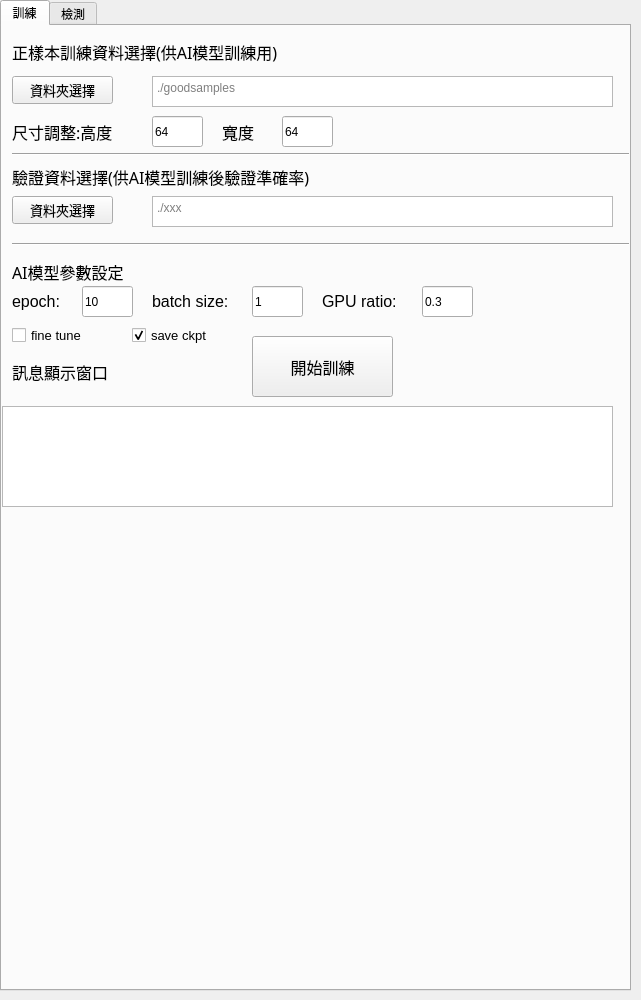
<?xml version="1.0" encoding="UTF-8"?>
<ui version="4.0">
 <class>Form</class>
 <widget class="QWidget" name="Form">
  <property name="geometry">
   <rect>
    <x>0</x>
    <y>0</y>
    <width>641</width>
    <height>1000</height>
   </rect>
  </property>
  <property name="windowTitle">
   <string>Form</string>
  </property>
  <widget class="QTabWidget" name="tabWidget">
   <property name="geometry">
    <rect>
     <x>0</x>
     <y>0</y>
     <width>631</width>
     <height>991</height>
    </rect>
   </property>
   <property name="currentIndex">
    <number>0</number>
   </property>
   <widget class="QWidget" name="tab">
    <attribute name="title">
     <string>訓練</string>
    </attribute>
    <widget class="QTextEdit" name="consoleEdit">
     <property name="geometry">
      <rect>
       <x>0</x>
       <y>380</y>
       <width>611</width>
       <height>101</height>
      </rect>
     </property>
    </widget>
    <widget class="QLabel" name="label">
     <property name="geometry">
      <rect>
       <x>10</x>
       <y>330</y>
       <width>151</width>
       <height>31</height>
      </rect>
     </property>
     <property name="font">
      <font>
       <family>微軟正黑體</family>
       <pointsize>12</pointsize>
       <weight>50</weight>
       <italic>false</italic>
       <bold>false</bold>
      </font>
     </property>
     <property name="styleSheet">
      <string notr="true"/>
     </property>
     <property name="text">
      <string>訊息顯示窗口</string>
     </property>
     <property name="textFormat">
      <enum>Qt::AutoText</enum>
     </property>
     <property name="scaledContents">
      <bool>false</bool>
     </property>
    </widget>
    <widget class="QPushButton" name="btn_test_dir">
     <property name="geometry">
      <rect>
       <x>10</x>
       <y>170</y>
       <width>101</width>
       <height>28</height>
      </rect>
     </property>
     <property name="font">
      <font>
       <family>微軟正黑體</family>
       <pointsize>10</pointsize>
      </font>
     </property>
     <property name="text">
      <string>資料夾選擇</string>
     </property>
    </widget>
    <widget class="QLineEdit" name="heightEdit">
     <property name="geometry">
      <rect>
       <x>150</x>
       <y>90</y>
       <width>51</width>
       <height>31</height>
      </rect>
     </property>
     <property name="text">
      <string>64</string>
     </property>
    </widget>
    <widget class="QTextEdit" name="train_dir_display">
     <property name="geometry">
      <rect>
       <x>150</x>
       <y>50</y>
       <width>461</width>
       <height>31</height>
      </rect>
     </property>
     <property name="placeholderText">
      <string>./goodsamples</string>
     </property>
    </widget>
    <widget class="QLabel" name="label_3">
     <property name="geometry">
      <rect>
       <x>10</x>
       <y>90</y>
       <width>131</width>
       <height>31</height>
      </rect>
     </property>
     <property name="font">
      <font>
       <family>微軟正黑體</family>
       <pointsize>12</pointsize>
      </font>
     </property>
     <property name="text">
      <string>尺寸調整:高度</string>
     </property>
    </widget>
    <widget class="QLabel" name="label_4">
     <property name="geometry">
      <rect>
       <x>220</x>
       <y>90</y>
       <width>131</width>
       <height>31</height>
      </rect>
     </property>
     <property name="font">
      <font>
       <family>微軟正黑體</family>
       <pointsize>12</pointsize>
      </font>
     </property>
     <property name="text">
      <string>寬度</string>
     </property>
    </widget>
    <widget class="QLineEdit" name="widthEdit">
     <property name="geometry">
      <rect>
       <x>280</x>
       <y>90</y>
       <width>51</width>
       <height>31</height>
      </rect>
     </property>
     <property name="text">
      <string>64</string>
     </property>
    </widget>
    <widget class="QPushButton" name="btn_train_dir">
     <property name="geometry">
      <rect>
       <x>10</x>
       <y>50</y>
       <width>101</width>
       <height>28</height>
      </rect>
     </property>
     <property name="font">
      <font>
       <family>微軟正黑體</family>
       <pointsize>10</pointsize>
      </font>
     </property>
     <property name="text">
      <string>資料夾選擇</string>
     </property>
    </widget>
    <widget class="QLabel" name="label_11">
     <property name="geometry">
      <rect>
       <x>10</x>
       <y>15</y>
       <width>441</width>
       <height>21</height>
      </rect>
     </property>
     <property name="font">
      <font>
       <family>微軟正黑體</family>
       <pointsize>12</pointsize>
      </font>
     </property>
     <property name="text">
      <string>正樣本訓練資料選擇(供AI模型訓練用)</string>
     </property>
    </widget>
    <widget class="QTextEdit" name="test_dir_display_2">
     <property name="geometry">
      <rect>
       <x>150</x>
       <y>170</y>
       <width>461</width>
       <height>31</height>
      </rect>
     </property>
     <property name="html">
      <string>&lt;!DOCTYPE HTML PUBLIC &quot;-//W3C//DTD HTML 4.0//EN&quot; &quot;http://www.w3.org/TR/REC-html40/strict.dtd&quot;&gt;
&lt;html&gt;&lt;head&gt;&lt;meta name=&quot;qrichtext&quot; content=&quot;1&quot; /&gt;&lt;style type=&quot;text/css&quot;&gt;
p, li { white-space: pre-wrap; }
&lt;/style&gt;&lt;/head&gt;&lt;body style=&quot; font-family:'PMingLiU'; font-size:9pt; font-weight:400; font-style:normal;&quot;&gt;
&lt;p style=&quot;-qt-paragraph-type:empty; margin-top:0px; margin-bottom:0px; margin-left:0px; margin-right:0px; -qt-block-indent:0; text-indent:0px;&quot;&gt;&lt;br /&gt;&lt;/p&gt;&lt;/body&gt;&lt;/html&gt;</string>
     </property>
     <property name="placeholderText">
      <string>./xxx</string>
     </property>
    </widget>
    <widget class="Line" name="line">
     <property name="geometry">
      <rect>
       <x>10</x>
       <y>210</y>
       <width>771</width>
       <height>16</height>
      </rect>
     </property>
     <property name="orientation">
      <enum>Qt::Horizontal</enum>
     </property>
    </widget>
    <widget class="QLabel" name="label_13">
     <property name="geometry">
      <rect>
       <x>10</x>
       <y>230</y>
       <width>201</width>
       <height>31</height>
      </rect>
     </property>
     <property name="font">
      <font>
       <family>微軟正黑體</family>
       <pointsize>12</pointsize>
      </font>
     </property>
     <property name="text">
      <string>AI模型參數設定</string>
     </property>
    </widget>
    <widget class="QLabel" name="label_14">
     <property name="geometry">
      <rect>
       <x>10</x>
       <y>260</y>
       <width>71</width>
       <height>31</height>
      </rect>
     </property>
     <property name="font">
      <font>
       <family>Arial</family>
       <pointsize>12</pointsize>
      </font>
     </property>
     <property name="text">
      <string>epoch:</string>
     </property>
    </widget>
    <widget class="QLineEdit" name="epochEdit">
     <property name="geometry">
      <rect>
       <x>80</x>
       <y>260</y>
       <width>51</width>
       <height>31</height>
      </rect>
     </property>
     <property name="text">
      <string>10</string>
     </property>
    </widget>
    <widget class="QLabel" name="label_15">
     <property name="geometry">
      <rect>
       <x>150</x>
       <y>260</y>
       <width>101</width>
       <height>31</height>
      </rect>
     </property>
     <property name="font">
      <font>
       <family>Arial</family>
       <pointsize>12</pointsize>
      </font>
     </property>
     <property name="text">
      <string>batch size:</string>
     </property>
    </widget>
    <widget class="QLineEdit" name="batchEdit">
     <property name="geometry">
      <rect>
       <x>250</x>
       <y>260</y>
       <width>51</width>
       <height>31</height>
      </rect>
     </property>
     <property name="text">
      <string>1</string>
     </property>
    </widget>
    <widget class="QLabel" name="label_16">
     <property name="geometry">
      <rect>
       <x>320</x>
       <y>260</y>
       <width>101</width>
       <height>31</height>
      </rect>
     </property>
     <property name="font">
      <font>
       <family>Arial</family>
       <pointsize>12</pointsize>
      </font>
     </property>
     <property name="text">
      <string>GPU ratio:</string>
     </property>
    </widget>
    <widget class="QLineEdit" name="gpuratioEdit">
     <property name="geometry">
      <rect>
       <x>420</x>
       <y>260</y>
       <width>51</width>
       <height>31</height>
      </rect>
     </property>
     <property name="text">
      <string>0.3</string>
     </property>
    </widget>
    <widget class="QCheckBox" name="chkB_finetune">
     <property name="geometry">
      <rect>
       <x>10</x>
       <y>300</y>
       <width>85</width>
       <height>19</height>
      </rect>
     </property>
     <property name="font">
      <font>
       <family>Arial</family>
       <pointsize>10</pointsize>
      </font>
     </property>
     <property name="text">
      <string>fine tune</string>
     </property>
    </widget>
    <widget class="QCheckBox" name="chkB_save_ckpt">
     <property name="geometry">
      <rect>
       <x>130</x>
       <y>300</y>
       <width>121</width>
       <height>19</height>
      </rect>
     </property>
     <property name="font">
      <font>
       <family>Arial</family>
       <pointsize>10</pointsize>
      </font>
     </property>
     <property name="text">
      <string>save ckpt</string>
     </property>
     <property name="checked">
      <bool>true</bool>
     </property>
    </widget>
    <widget class="QPushButton" name="btn_data_process">
     <property name="geometry">
      <rect>
       <x>250</x>
       <y>310</y>
       <width>141</width>
       <height>61</height>
      </rect>
     </property>
     <property name="font">
      <font>
       <family>微軟正黑體</family>
       <pointsize>12</pointsize>
      </font>
     </property>
     <property name="text">
      <string>開始訓練</string>
     </property>
    </widget>
    <widget class="Line" name="line_2">
     <property name="geometry">
      <rect>
       <x>10</x>
       <y>120</y>
       <width>771</width>
       <height>16</height>
      </rect>
     </property>
     <property name="orientation">
      <enum>Qt::Horizontal</enum>
     </property>
    </widget>
    <widget class="QLabel" name="label_12">
     <property name="geometry">
      <rect>
       <x>10</x>
       <y>140</y>
       <width>431</width>
       <height>21</height>
      </rect>
     </property>
     <property name="font">
      <font>
       <family>微軟正黑體</family>
       <pointsize>12</pointsize>
      </font>
     </property>
     <property name="text">
      <string>驗證資料選擇(供AI模型訓練後驗證準確率)</string>
     </property>
    </widget>
   </widget>
   <widget class="QWidget" name="tab_2">
    <attribute name="title">
     <string>檢測</string>
    </attribute>
    <widget class="QLabel" name="label_17">
     <property name="geometry">
      <rect>
       <x>10</x>
       <y>20</y>
       <width>441</width>
       <height>21</height>
      </rect>
     </property>
     <property name="font">
      <font>
       <family>微軟正黑體</family>
       <pointsize>12</pointsize>
      </font>
     </property>
     <property name="text">
      <string>檢測圖片來源</string>
     </property>
    </widget>
    <widget class="QPushButton" name="btn_exam_dir">
     <property name="geometry">
      <rect>
       <x>10</x>
       <y>60</y>
       <width>101</width>
       <height>28</height>
      </rect>
     </property>
     <property name="font">
      <font>
       <family>微軟正黑體</family>
       <pointsize>10</pointsize>
      </font>
     </property>
     <property name="text">
      <string>資料夾選擇</string>
     </property>
    </widget>
    <widget class="QTextEdit" name="exam_dir_display">
     <property name="geometry">
      <rect>
       <x>150</x>
       <y>60</y>
       <width>461</width>
       <height>31</height>
      </rect>
     </property>
     <property name="placeholderText">
      <string/>
     </property>
    </widget>
    <widget class="QGraphicsView" name="graphV_normal">
     <property name="geometry">
      <rect>
       <x>10</x>
       <y>140</y>
       <width>601</width>
       <height>401</height>
      </rect>
     </property>
    </widget>
    <widget class="QPushButton" name="btn_prev">
     <property name="geometry">
      <rect>
       <x>10</x>
       <y>550</y>
       <width>93</width>
       <height>28</height>
      </rect>
     </property>
     <property name="text">
      <string>上一張</string>
     </property>
    </widget>
    <widget class="QPushButton" name="btn_next">
     <property name="geometry">
      <rect>
       <x>100</x>
       <y>550</y>
       <width>93</width>
       <height>28</height>
      </rect>
     </property>
     <property name="text">
      <string>下一張</string>
     </property>
    </widget>
    <widget class="QPushButton" name="btn_detect">
     <property name="geometry">
      <rect>
       <x>190</x>
       <y>550</y>
       <width>93</width>
       <height>28</height>
      </rect>
     </property>
     <property name="text">
      <string>檢測</string>
     </property>
    </widget>
    <widget class="QLabel" name="label_2">
     <property name="geometry">
      <rect>
       <x>10</x>
       <y>590</y>
       <width>101</width>
       <height>31</height>
      </rect>
     </property>
     <property name="font">
      <font>
       <family>Agency FB</family>
       <pointsize>12</pointsize>
      </font>
     </property>
     <property name="text">
      <string>檢測結果</string>
     </property>
    </widget>
    <widget class="QLabel" name="label_9">
     <property name="geometry">
      <rect>
       <x>10</x>
       <y>110</y>
       <width>111</width>
       <height>31</height>
      </rect>
     </property>
     <property name="font">
      <font>
       <family>Agency FB</family>
       <pointsize>12</pointsize>
      </font>
     </property>
     <property name="text">
      <string>原始圖顯示</string>
     </property>
    </widget>
    <widget class="QTextEdit" name="textEdit_exam">
     <property name="geometry">
      <rect>
       <x>10</x>
       <y>620</y>
       <width>601</width>
       <height>111</height>
      </rect>
     </property>
     <property name="font">
      <font>
       <family>微軟正黑體</family>
       <pointsize>12</pointsize>
      </font>
     </property>
    </widget>
    <widget class="QLabel" name="label_exam_warn">
     <property name="geometry">
      <rect>
       <x>330</x>
       <y>560</y>
       <width>281</width>
       <height>16</height>
      </rect>
     </property>
     <property name="text">
      <string/>
     </property>
    </widget>
   </widget>
  </widget>
 </widget>
 <resources/>
 <connections/>
</ui>
